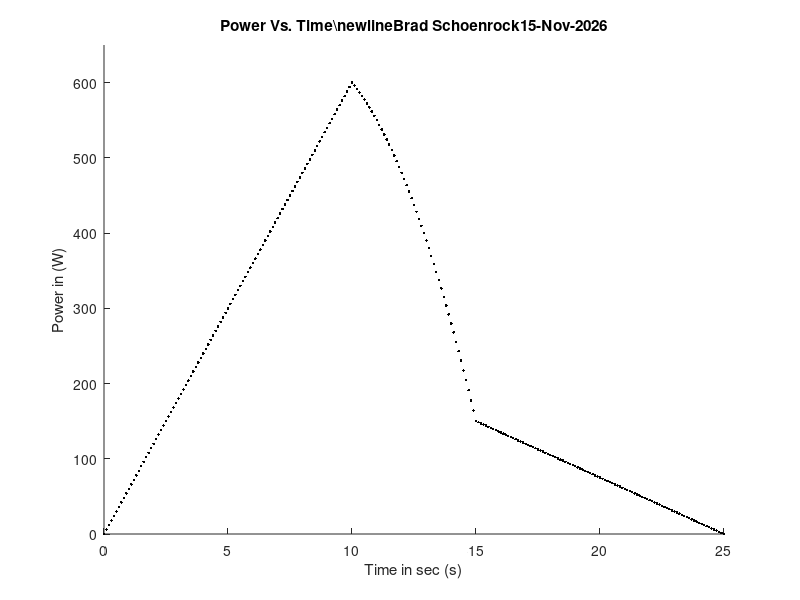

Source code (MATLAB):
%Brad Schoenrock
%1-14-2009

clear all;

R=(0:.1:10)';
S=(10:.1:15)';
T=(15:.1:25)';

P0=60*R;
P1=-10*S.^2+160*S;
P2=-15*T+375;

figure;
hold on;

ttla=('Power Vs. Time');
tt2='Brad Schoenrock';
tta=[ttla,'\newline',tt2,date];
title(tta)
xlabel('Time in sec (s)');
ylabel('Power in (W)');
axis([0 25  0 650]);

plot(R,P0,'.','color','k');
plot(S,P1,'.','color','k');
plot(T,P2,'.','color','k');
hold off
